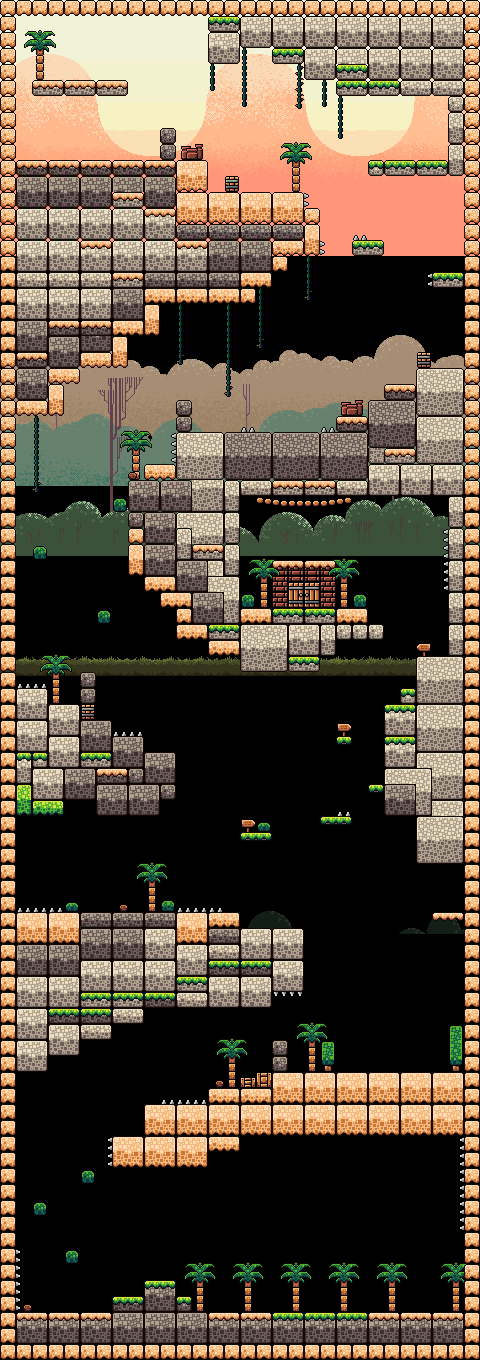

The image is a tile-based game level rendered from a .tmx file. Its description and source (layers, tilesets, objects; grid data summarised) follow:
An orthogonal 30x85 tile map with 16x16 px tiles, 8 tile layers (vLayer1, vLayer2, GruntTiles, Right Spikes, ...), 3 tilesets, 6 image layers and 22 objects (10x Grunt, 4x Coin, 2x Flying, 2x Projectile, NPC, ...).

<map version="1.10" tiledversion="1.10.0" orientation="orthogonal" renderorder="right-down" width="30" height="85" tilewidth="16" tileheight="16" infinite="0" nextlayerid="20" nextobjectid="37">
 <tileset firstgid="1" source="../gfx/tilesets/terrain_lightning.tsx" />
 <tileset firstgid="281" source="../gfx/tilesets/terrain_objects.tsx" />
 <tileset firstgid="443" source="../gfx/tilesets/terrain_snow.tsx" />
 <imagelayer id="14" name="Background_1" parallaxy="0" repeatx="1">
  <image source="../gfx/bg/wind_hills/Hills Layer 01.png" width="512" height="256" />
 </imagelayer>
 <imagelayer id="15" name="Background_2" offsetx="0" offsety="180" parallaxy="0.02" repeatx="1">
  <image source="../gfx/bg/wind_hills/Hills Layer 02.png" width="512" height="256" />
 </imagelayer>
 <imagelayer id="16" name="Background_3" offsetx="0" offsety="230" parallaxy="0.05" repeatx="1">
  <image source="../gfx/bg/wind_hills/Hills Layer 03.png" width="512" height="256" />
 </imagelayer>
 <imagelayer id="17" name="Background_4" offsetx="0" offsety="300" parallaxx="0.7" parallaxy="0.1" repeatx="1">
  <image source="../gfx/bg/wind_hills/Hills Layer 04.png" width="512" height="256" />
 </imagelayer>
 <imagelayer id="18" name="Background_5" offsetx="0" offsety="420" parallaxx="0.8" parallaxy="0.2" repeatx="1">
  <image source="../gfx/bg/wind_hills/Hills Layer 05.png" width="512" height="256" />
 </imagelayer>
 <imagelayer id="19" name="Background_6" offsetx="0" offsety="678" parallaxx="1.2" parallaxy="0.4" repeatx="1">
  <image source="../gfx/bg/wind_hills/Hills Layer 06.png" width="512" height="256" />
 </imagelayer>
 <layer id="6" name="vLayer1" width="30" height="85">
  <data>[2550 cells, 137 non-empty, 28 distinct tile ids]</data>
 </layer>
 <layer id="7" name="vLayer2" width="30" height="85">
  <data>[2550 cells, 93 non-empty, 22 distinct tile ids]</data>
 </layer>
 <layer id="13" name="GruntTiles" width="30" height="85">
  <data>[2550 cells, 8 non-empty, 1 distinct tile ids]</data>
 </layer>
 <layer id="9" name="Right Spikes" width="30" height="85">
  <data>[2550 cells, 15 non-empty, 1 distinct tile ids]</data>
 </layer>
 <layer id="12" name="Left Spikes" width="30" height="85">
  <data>[2550 cells, 6 non-empty, 1 distinct tile ids]</data>
 </layer>
 <layer id="11" name="Top Spikes" width="30" height="85">
  <data>[2550 cells, 2 non-empty, 1 distinct tile ids]</data>
 </layer>
 <layer id="10" name="Bottom Spikes" width="30" height="85">
  <data>[2550 cells, 17 non-empty, 1 distinct tile ids]</data>
 </layer>
 <layer id="1" name="Ground" width="30" height="85">
  <data>[2550 cells, 1092 non-empty, 85 distinct tile ids]</data>
 </layer>
 <objectgroup id="3" name="Enemies">
  <object id="1" name="Grunt1" type="Grunt" x="48" y="144">
   <point />
  </object>
  <object id="10" name="Grunt2" type="Grunt" x="128" y="144">
   <point />
  </object>
  <object id="11" name="Grunt3" type="Grunt" x="272" y="416">
   <point />
  </object>
  <object id="12" name="Grunt5" type="Grunt" x="64" y="688">
   <point />
  </object>
  <object id="13" name="Grunt6" type="Grunt" x="80" y="896">
   <point />
  </object>
  <object id="14" name="Grunt7" type="Grunt" x="400" y="1056">
   <point />
  </object>
  <object id="17" name="Flying1" type="Flying" x="336" y="336">
   <point />
  </object>
  <object id="18" name="Projectile1" type="Projectile" x="384" y="144">
   <point />
  </object>
  <object id="20" name="Grunt4" type="Grunt" x="208" y="416">
   <point />
  </object>
  <object id="22" name="Projectile2" type="Projectile" x="448" y="896">
   <point />
  </object>
  <object id="27" name="Flying2" type="Flying" x="368" y="880">
   <point />
  </object>
  <object id="34" name="Grunt6" type="Grunt" x="304" y="1296">
   <point />
  </object>
  <object id="35" name="Grunt6" type="Grunt" x="352" y="1296">
   <point />
  </object>
  <object id="36" name="Grunt6" type="Grunt" x="400" y="1296">
   <point />
  </object>
 </objectgroup>
 <objectgroup id="5" name="Interactables">
  <object id="23" name="Lightning_NPC" type="NPC" x="112" y="48">
   <point />
  </object>
  <object id="26" name="Hub_Portal" type="Portal" x="416" y="1264">
   <point />
  </object>
  <object id="34" name="LightningShop" type="Shop" x="288" y="576" width="32" height="32" />
 </objectgroup>
 <objectgroup id="8" name="Consumables">
  <object id="28" name="Coin" type="Coin" x="288" y="544">
   <point />
  </object>
  <object id="30" name="Coin" type="Coin" x="320" y="544">
   <point />
  </object>
  <object id="31" name="Coin" type="Coin" x="240" y="160">
   <point />
  </object>
  <object id="32" name="Coin" type="Coin" x="432" y="144">
   <point />
  </object>
 </objectgroup>
 <objectgroup id="4" name="Player">
  <object id="19" name="Start" x="64" y="64">
   <point />
  </object>
 </objectgroup>
</map>
